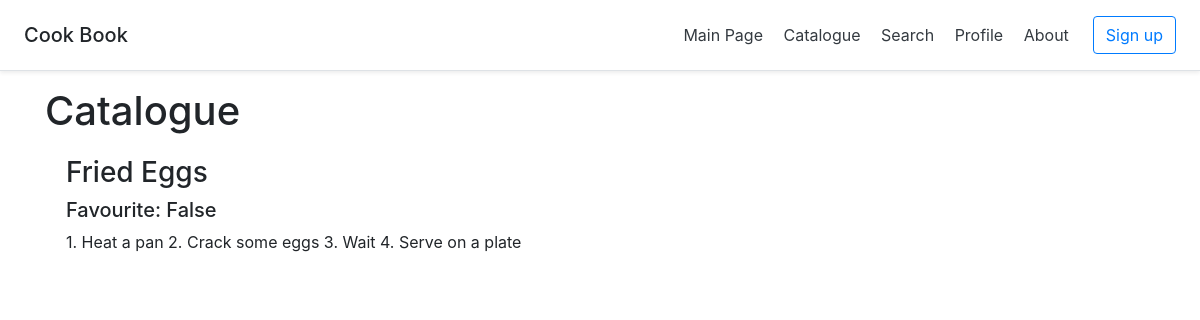
Before: /main/catalogue with the older database file.
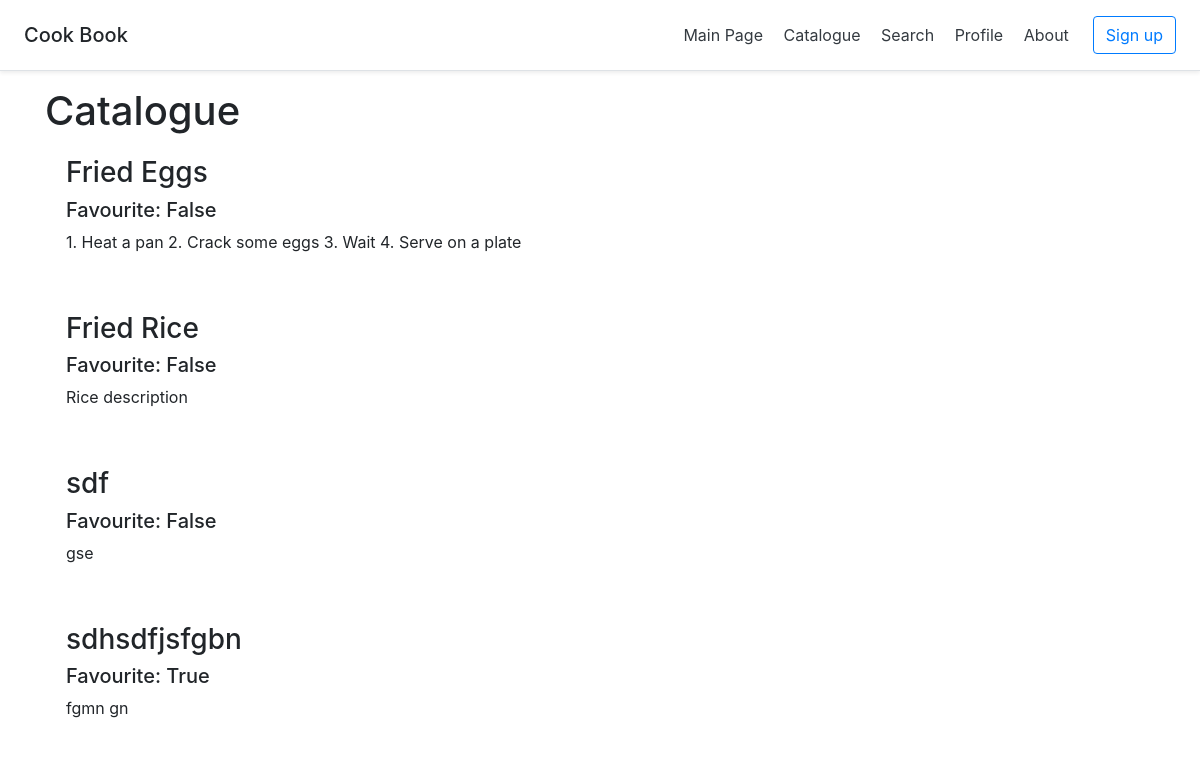
After: the same page with the newer database file.
### main/models.py (models this page shows, shortened)
class Recipe(models.Model):
    ingredient = models.ForeignKey(Ingredient, on_delete=models.PROTECT, default="Default Ingredient", null=True)
    title = models.CharField('Recipe Name', max_length=50, default="Default Title", null=True)
    description = models.TextField('Description', default="Default Description", null=True)
    favourite = models.BooleanField('Favourite', default=False, null=True)

### main/views.py (the view)
# urls.py: path('catalogue', views.catalogue, name='catalogue'),
def catalogue(request):
    recipes = Recipe.objects.order_by('id')[:10]
    context = {
        'title': 'Catalogue',
        'recipes': recipes
    }
    return render(request, 'main/catalogue.html', context)

### main/templates/main/catalogue.html (shortened to what this page needs)
{% extends 'main/base1.html' %}
{% block content %}
    <h1>Catalogue</h1>
    {% if recipes %}
        {% for x in recipes %}
            <div class="alert mt-2"> <!  alert-warning == Yellow box around div block >
                <h3>{{ x.title }}</h3>
                <h5>Favourite: {{ x.favourite }}</h5>
                <p>{{ x.description }}</p>
            </div>
        {% endfor %}
    {% else %}
        <p>Still no recipes!</p>
    {% endif %}
{% endblock %}

### main/templates/main/base1.html (shortened to what this page needs)
<!doctype html>
<html lang="en">
<head>
    <link rel="stylesheet" href="https://stackpath.bootstrapcdn.com/bootstrap/4.5.2/css/bootstrap.min.css">
</head>
<body>
    <header class="d-flex flex-column flex-md-row align-items-center p-3 px-md-4 mb-3 bg-body border-bottom shadow-sm">
        <p class="h5 my-0 mr-md-auto fw-normal">Cook Book</p>
        <nav class="my-2 my-md-0 mr-md-3">
            <a class="p-2 text-dark" href="{% url 'main:home' %}">Main Page</a>
            <a class="p-2 text-dark" href="{% url 'main:catalogue' %}">Catalogue</a>
            <a class="p-2 text-dark" href="{% url 'main:search' %}">Search</a>
            <a class="p-2 text-dark" href="{% url 'main:profile' %}">Profile</a>
            <a class="p-2 text-dark" href="{% url 'main:about' %}">About</a>
        </nav>
        <a class="btn btn-outline-primary" href="{% url 'main:signup' %}">Sign up</a>
    </header>
    <div class="container">
        {% block content %}{% endblock %}
    </div>
</body>
</html>

Changed rows visible on the page:
added Recipe: title "Fried Rice", favourite "False", description "Rice description"
added Recipe: title "sdf", favourite "False", description "gse"
added Recipe: title "sdhsdfjsfgbn", favourite "True", description "fgmn gn"
